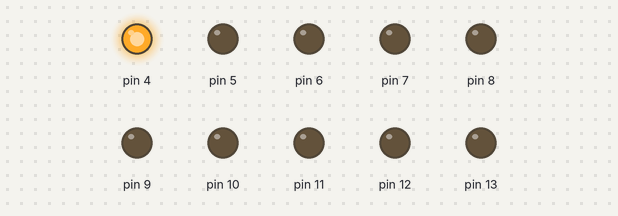
This sketch was run on a simulated Arduino Uno, built with avr-gcc and run on an emulated ATmega328P. Parts: output pins drawn as LEDs (lit = HIGH).

Above: at 0.05 s.
At 0.35 s:
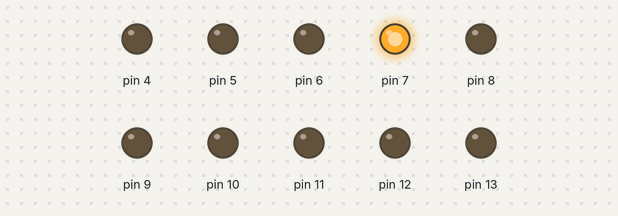
At 0.75 s:
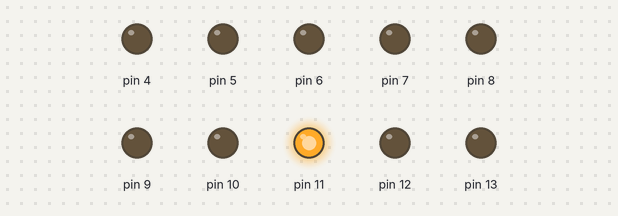
At 1.45 s:
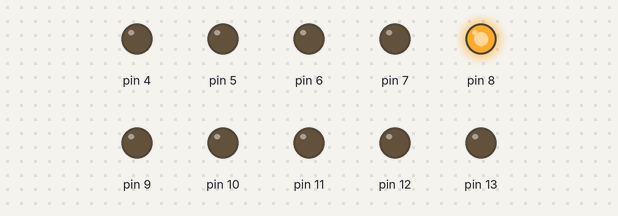
At 2.15 s:
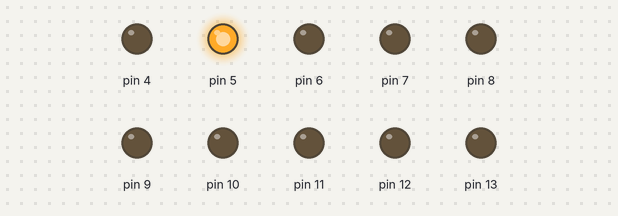
At 2.85 s:
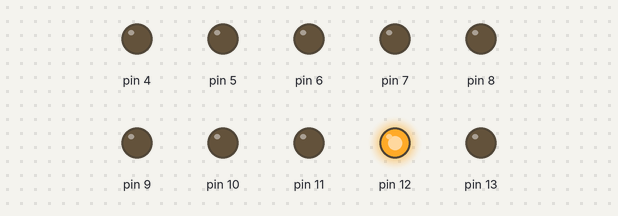
Timing chart, 0 to 3.1 s (numbered marks = the images above):
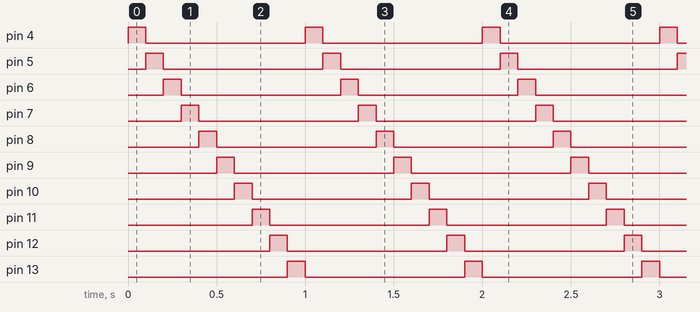

The sketch:

Video_tutorial_LED_Berjalan_1.ino
```cpp
// Kelompok
// Isep Lutpi Nur [2113191079]
// Farhan Aziz [2113191097]
// Muhammad Bayu Ramdhani [2113191081]
// Muhammad Taufik Ali [2113191067]

void setup() {
  // set pin mode
  for(int i = 4; i <= 13; i++){
    pinMode(i, OUTPUT);
    digitalWrite(i, LOW);
  }
}

void loop() {
  // nyalakan LED satu per satu
  for(int i = 4; i <= 13; i++){
    digitalWrite(i, HIGH);
    delay(100);
    digitalWrite(i, LOW);
  }
}
```

Measured:
- by itself, pin 4–13: alternates HIGH for 0.10 s and LOW for 0.90 s
- by itself, everything shown: repeats every 1.0 s, in 10 steps
